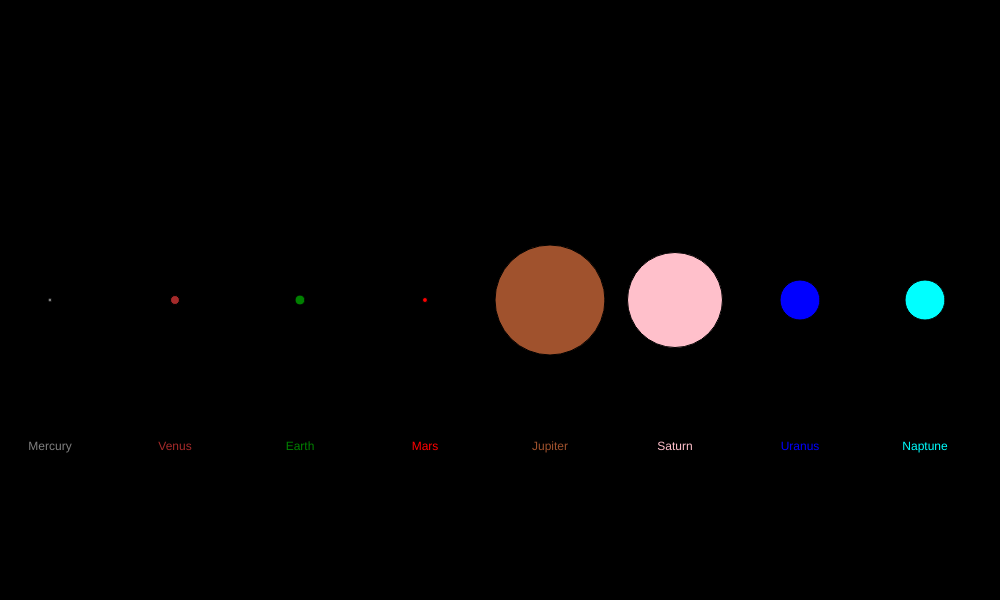
Frame 1 (no input)
Frame 60 (no input): identical to frame 1, image omitted
Frame 120 (the mouse pressed at the canvas centre since frame 60): identical to frame 1, image omitted

The p5.js sketch that drew this single still picture (run headless with seeded random() and noise() and a simulated clock; from frame 60 on, the mouse is pressed at the canvas centre):

// p5.js sketch
// ── sketch.js

var sizes = [4, 9, 10, 5, 110, 95, 40, 40];
var names = ["Mercury", "Venus", "Earth", "Mars", "Jupiter", "Saturn", "Uranus", "Naptune"];
var colours = ['grey', "brown", "green", "red", "sienna", "pink", "blue", "cyan" ];
function setup()
{
	createCanvas(1000, 600);
}



function draw()
{
	background(0)
	textAlign(CENTER);
	// fill('red');
	// text("WHAT IS IT", width/2, height/2);
	fill(255);

	fill(colours[0]);
	ellipse(50, height/2, sizes[0]);
	text(names[0], 50, height/2 +150);

	fill(colours[1]);
	ellipse(175, height/2, sizes[1]);
	text(names[1], 175, height/2 +150);
	
	fill(colours[2]);
	ellipse(300, height/2, sizes[2]);
	text(names[2], 300, height/2 +150);
	fill(colours[3]);
	ellipse(425, height/2, sizes[3]);
	text(names[3], 425, height/2 +150);
	fill(colours[4]);
	ellipse(550, height/2, sizes[4]);
	text(names[4], 550, height/2 +150);
	fill(colours[5]);
	ellipse(675, height/2, sizes[5]);
	text(names[5], 675, height/2 +150);
	fill(colours[6]);
	ellipse(800, height/2, sizes[6]);
	text(names[6], 800, height/2 +150);
	fill(colours[7]);
	ellipse(925, height/2, sizes[7]);
	text(names[7], 925, height/2 +150);



}
